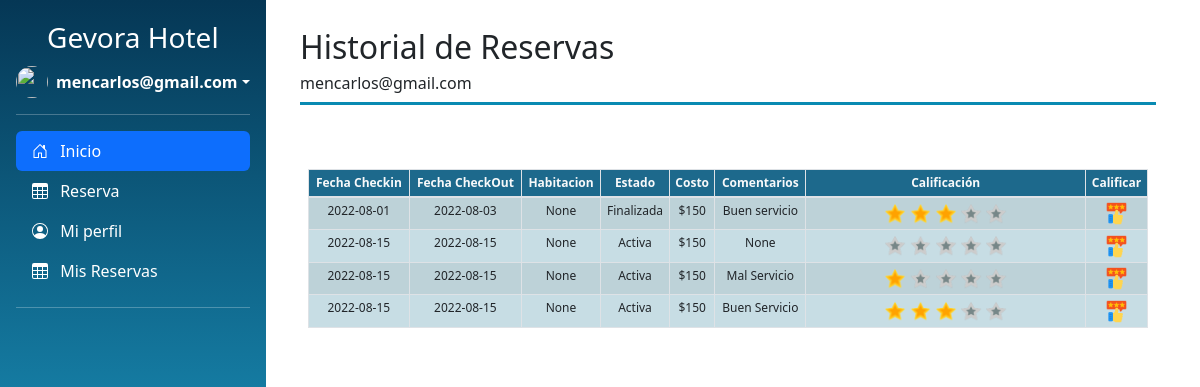
The app's page /historialReserva (signed in) with its own data.
### tables this page shows
CREATE TABLE Reservas (Id INTEGER UNIQUE PRIMARY KEY AUTOINCREMENT NOT NULL, IdUsuario STRING REFERENCES Usuarios (Email) NOT NULL, IdHab INTEGER REFERENCES Habitaciones, FechaInicio DATE NOT NULL, FechaFinal DATE NOT NULL, costo INTEGER NOT NULL, Estado TEXT NOT NULL, Calificacion INTEGER, Comentario TEXT);

### app.py (the view)
@app.route('/historialReserva')
def historeserva():
    if 'username' in session:
        if session['rol'] == 'Usuario' or session['rol'] == 'SuperAdministrador':
            print(g.user)
            reserva = db.sql_select_all_ReservaU(g.user)
            rate_Form = forms.rateform(request.form)
            flash("Lista de reservas")
            return render_template('historialReserva.html', form=rate_Form, lreservas = reserva, titulo="Historial de Reservas")
        else:
            return redirect(url_for('index'))
    else:
        return redirect(url_for('login'))

### app.py (called while the page is built)
@app.before_request
def before_request():
    if 'username' in session:
        g.user = session['username']
    else:
        g.user = "Iniciar Sesion"
    if 'rol' in session:
        g.rol = session['rol']
    else:
        g.rol = None

### dB.py (called while the page is built)
def sql_connection():
    try:
        con=sqlite3.connect('luna.db')
        return con
    except Error:
        print(Error)

def sql_select_all_ReservaU(username):
    strsq="SELECT * FROM Reservas WHERE IdUsuario ='"+ username +"';"
    con=sql_connection()
    cursor_Obj=con.cursor()
    cursor_Obj.execute(strsq)
    reservas = cursor_Obj.fetchall()
    con.close()
    return reservas

### templates/historialReserva.html (shortened to what this page needs)
{% extends "base.html" %}
{% block principal %}
    {% from "_macro.html" import render_field %}
    {% from "_macro.html" import render_buttonfield %}
    {% from "_macro.html" import render_simple_field %}
    <div class="container py-1   " >
        <div class="row ">
            <div class="mt-4 mx-3 col text-center mb-5 " >
                <h2 class="text-start" >Historial de Reservas</h2><h6 class="text-start">{{g.user}}</h6>
                <hr class="dropdown-divider " style="height:3px; width:100%; border-width:0; background-color:rgb(9, 138, 178)">
            </div>
        </div>
        <div class="row justify-content-center">
        <div class="row  justify-content-center  "  >
            <div class="col-sm-12 col-md-4 col-lg-4 col-xl-2 py-3 px-4 bg-white w-100 ">
                <table id="ScrollTry" class="table table-striped table-bordered table-sm " style="background-color: #1d698c;" cellspacing="0" width="100%">
                    <thead>
                        <tr>
                            <th class="th-sm centrado text-light text-center">Fecha Checkin</th>
                            <th class="th-sm centrado text-light text-center">Fecha CheckOut</th>
                            <th class="th-sm centrado text-light justify-content-center text-center">Habitacion</th>
                            <th class="th-sm centrado text-light text-center">Estado</th>
                            <th class="th-sm centrado text-light text-center">Costo</th>
                            <th class="th-sm centrado text-light text-center">Comentarios</th>
                            <th class="th-sm centrado text-light text-center">Calificación</th>
                            <th class="th-sm centrado text-light text-center">Calificar</th>
                        </tr>
                    </thead>
                    <tbody  >
                        {% for reserv in lreservas %}
                            <tr style="background-color: #c7dde4; align-items: center; font-size: 14px;" class="th-sm align-items-center">
                                <td class="centrado text-center">{{reserv[3]}}</td>
                                <td class="centrado text-center">{{reserv[4]}}</td>
                                <td class="centrado  text-center">{{reserv[2]}}</td>
                                <td class="centrado text-center">{{reserv[6]}}</td>
                                <td class="centrado text-center">{{reserv[5]}}</td>
                                <td class="centrado text-center">{{reserv[8]}}</td>
                                <th class="centrado text-center">
                                {% for cont in range(0, 5) %}
                                    {% set number = reserv[7] | int %}
                                    {% if cont < number %}
                                        <img src="{{ url_for('static', filename='images/icons8-star-48.png') }}" alt="" width="8%">
                                    {% else %}
                                        <img src="{{ url_for('static', filename='images/icons8-star-dark.png') }}" alt="" width="8%">
                                    {% endif %}
                                {% endfor%}
                                </th>
                                <th class="centrado  justify-content-center align-items-center ">
                                    <a href="{{reserv[0]}}" data-bs-toggle="modal" data-bs-target="#exampleModal" id="{{ reserv[0] }}"><img src="{{ url_for('static', filename='images/Calificar.png') }}" alt="" width="43%"></a>
                                </th>
                            </tr>
                        {% endfor%}
                    </tbody>
                </table>
            </div>
        </div>
    </div>
{% endblock %}

### templates/base.html (style rules this page uses)
td { align-items: center; justify-content: center; text-align: center; font-size: 12px; }
tr { align-items: center; justify-content: center; text-align: center; font-size: 12px; }

### records on screen
Reservas: FechaInicio "2022-08-01", FechaFinal "2022-08-03", reserv "None", Estado "Finalizada", costo "$150", Comentario "Buen servicio", Calificacion 3 (drawn)
Reservas: FechaInicio "2022-08-15", FechaFinal "2022-08-15", reserv "None", Estado "Activa", costo "$150"
Reservas: FechaInicio "2022-08-15", FechaFinal "2022-08-15", reserv "None", Estado "Activa", costo "$150", Comentario "Mal Servicio", Calificacion 1 (drawn)
Reservas: FechaInicio "2022-08-15", FechaFinal "2022-08-15", reserv "None", Estado "Activa", costo "$150", Comentario "Buen Servicio", Calificacion 3 (drawn)

### other values on screen
{{ g.user }} "mencarlos@gmail.com"
